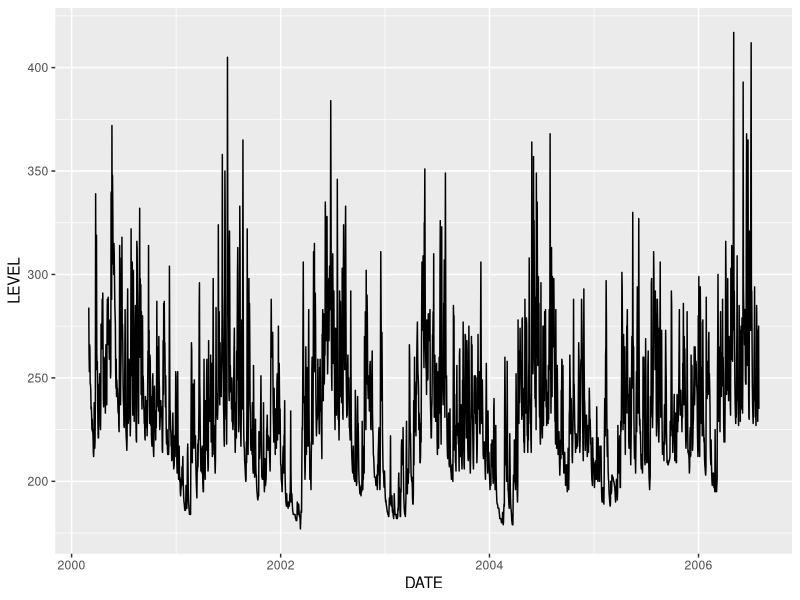
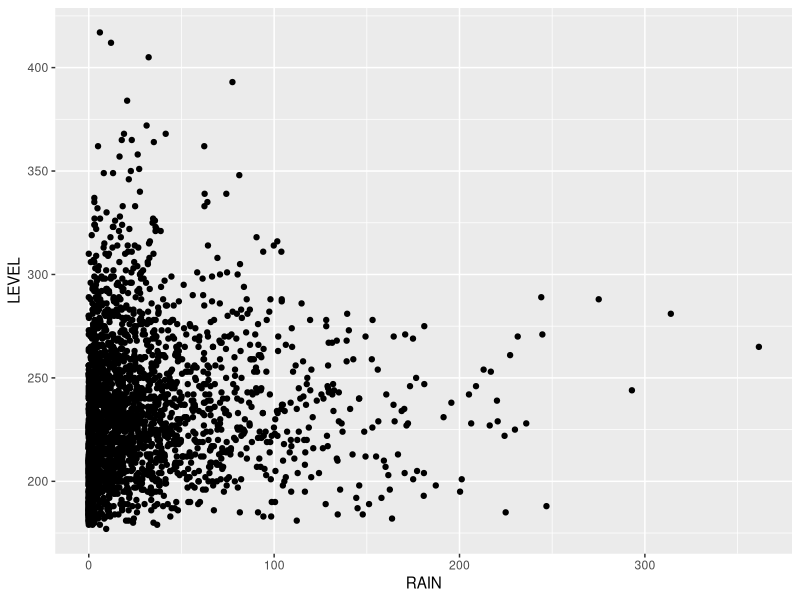
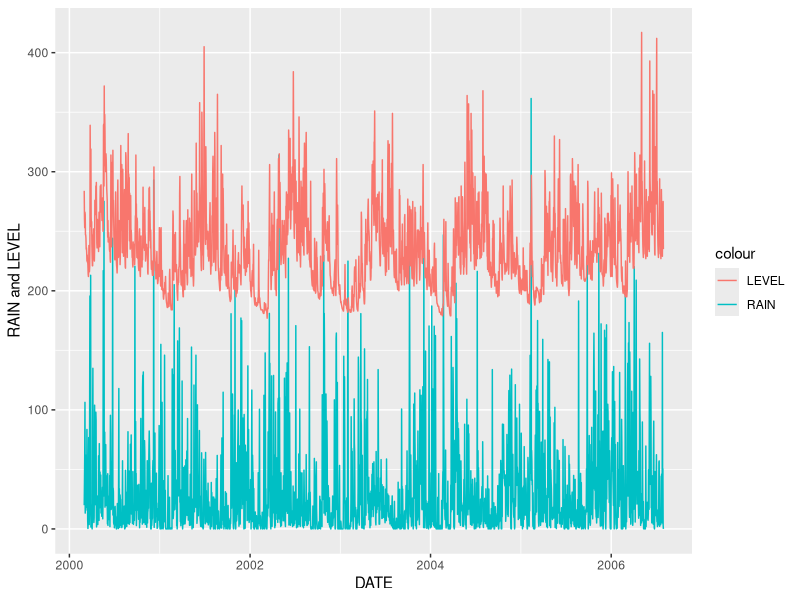
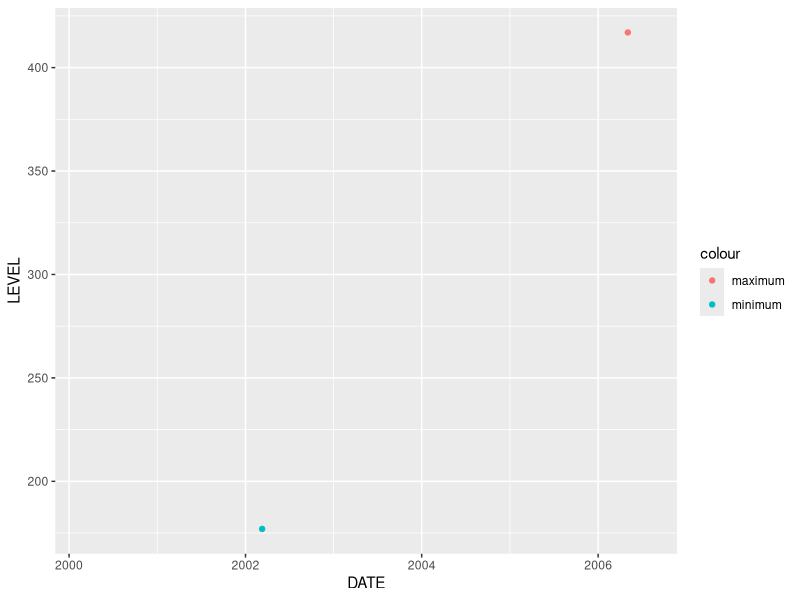
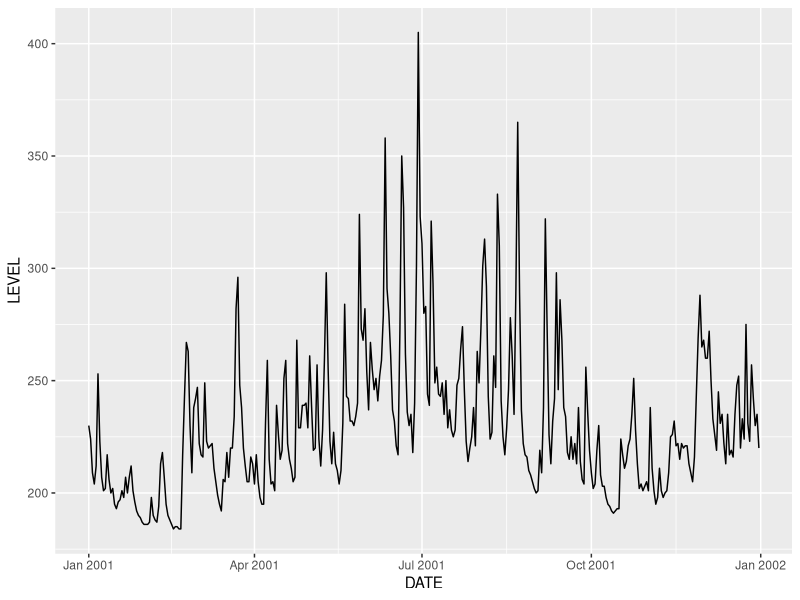

The R source for these figures, in order:
# 2. Get the data (PAICOL.csv) and import it with the function read.csv. 
dataset<-read.csv("PAICOL.csv")
print(head(dataset))
# The dataset comprises of the daily levels of a river and the rainfall data from the basin. 
# Replace the value of DATE with formatted dates and then display the 
# summary of the data using the function summary().
dataset$DATE<-as.Date(dataset$DATE, "%Y-%m-%d")
print(summary(dataset))

# Load ggplot package and visulaize the following using ggplot functions:
library(ggplot2)
#   (a) Create a line plot of the attribute ’LEVEL’.
print(ggplot(data=dataset, aes(x=DATE, y=LEVEL)) + geom_line())

# (b) Create a scatter plot of the ’RAIN’ against ’LEVEL’.
print(ggplot(data=dataset, aes(x=RAIN, y=LEVEL)) + geom_point())

# (c) Create a plot of the RAIN and LEVEL.
print(ggplot(data=dataset, aes(x=DATE,y=RAIN)) + 
        geom_line(aes(color="RAIN"))+
      geom_line(data=dataset, aes(x=DATE,y=LEVEL,color="LEVEL")) + ylab("RAIN and LEVEL"))

# (d) Find and plot circles on the LEVEL plot at the maximum and minimum value.
maximum<-dataset$LEVEL==max(dataset$LEVEL)
minimum<-dataset$LEVEL==min(dataset$LEVEL)
print(ggplot(dataset,aes(DATE,LEVEL))+geom_blank()+
        geom_point(data=dataset[maximum,],aes(DATE,LEVEL,color="maximum"))+
        geom_point(data=dataset[minimum,],aes(DATE,LEVEL,color="minimum")))

# (e) Plot the LEVEL for the year “2001.”
dataset$YEAR = as.numeric(format(dataset$DATE, "%Y"))
index_2001=dataset$YEAR==2001
print(ggplot(dataset[index_2001,],aes(DATE,LEVEL))+geom_line())
